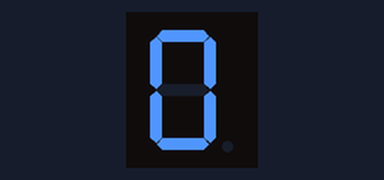
This sketch was run on a simulated Arduino Uno, built with avr-gcc and run on an emulated ATmega328P. Shown: 1-digit seven-segment display. Wiring (inferred from the names in the program): 1-digit 7-segment display, segments lit when HIGH: segments pin 2, pin 3, pin 4, pin 5, pin 6, pin 7, pin 8. The segment pins are drawn as the display they are named for.

Above: at 0.1 s.
At 2.1 s:
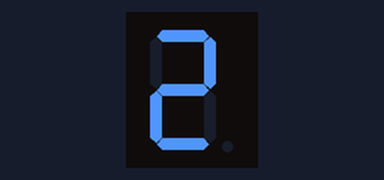
At 5.1 s:
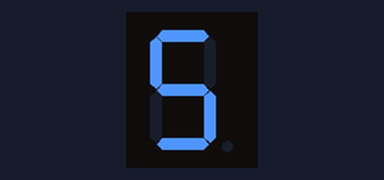
At 10.1 s:
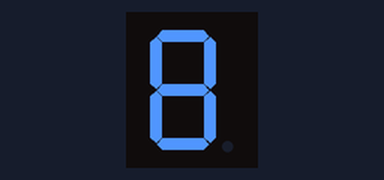
At 15.1 s:
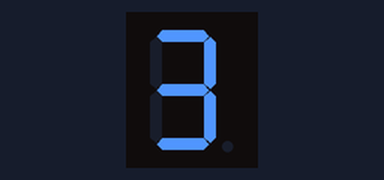
At 20.1 s:
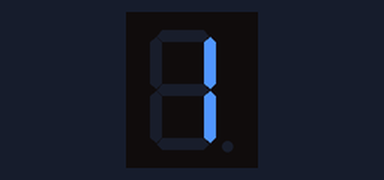

Measured:
- by itself, everything shown: repeats every 19.0 s, in 18 steps
- what the display in image 1 shows lasts 1.0 s, from 2.0 s to 3.0 s

The sketch:

sevensegment.ino
```cpp
int a=2;
int b=3;
int c=4;
int d=5;
int e=6;
int f=7;
int g=8;

void zero(){
digitalWrite(a,HIGH);
digitalWrite(b,HIGH);
digitalWrite(c,HIGH);
digitalWrite(d,HIGH);
digitalWrite(e,HIGH);
digitalWrite(f,HIGH);
digitalWrite(g,LOW);
delay(1000);
}

void one(){
digitalWrite(a,LOW);
digitalWrite(b,HIGH);
digitalWrite(c,HIGH);
digitalWrite(d,LOW);
digitalWrite(e,LOW);
digitalWrite(f,LOW);
digitalWrite(g,LOW);
delay(1000);
}

void two(){
digitalWrite(a,HIGH);
digitalWrite(b,HIGH);
digitalWrite(c,LOW);
digitalWrite(d,HIGH);
digitalWrite(e,HIGH);
digitalWrite(f,LOW);
digitalWrite(g,HIGH);
delay(1000);
}

void three(){
digitalWrite(a,HIGH);
digitalWrite(b,HIGH);
digitalWrite(c,HIGH);
digitalWrite(d,HIGH);
digitalWrite(e,LOW);
digitalWrite(f,LOW);
digitalWrite(g,HIGH);
delay(1000);

}

void four(){
digitalWrite(a,LOW);
digitalWrite(b,HIGH);
digitalWrite(c,HIGH);
digitalWrite(d,LOW);
digitalWrite(e,LOW);
digitalWrite(f,HIGH);
digitalWrite(g,HIGH);
delay(1000);
}

void five(){
digitalWrite(a,HIGH);
digitalWrite(b,LOW);
digitalWrite(c,HIGH);
digitalWrite(d,HIGH);
digitalWrite(e,LOW);
digitalWrite(f,HIGH);
digitalWrite(g,HIGH);
delay(1000);
}

void six(){
digitalWrite(a,HIGH);
digitalWrite(b,LOW);
digitalWrite(c,HIGH);
digitalWrite(d,HIGH);
digitalWrite(e,HIGH);
digitalWrite(f,HIGH);
digitalWrite(g,HIGH);
delay(1000);
}

void seven(){
digitalWrite(a,HIGH);
digitalWrite(b,HIGH);
digitalWrite(c,HIGH);
digitalWrite(d,LOW);
digitalWrite(e,LOW);
digitalWrite(f,LOW);
digitalWrite(g,LOW);
delay(1000);
}

void eight(){
digitalWrite(a,HIGH);
digitalWrite(b,HIGH);
digitalWrite(c,HIGH);
digitalWrite(d,HIGH);
digitalWrite(e,HIGH);
digitalWrite(f,HIGH);
digitalWrite(g,HIGH);
delay(1000);

}

void nine(){
digitalWrite(a,HIGH);
digitalWrite(b,HIGH);
digitalWrite(c,HIGH);
digitalWrite(d,LOW);
digitalWrite(e,LOW);
digitalWrite(f,HIGH);
digitalWrite(g,HIGH);
delay(1000);

}
void setup() {
  // put your setup code here, to run once:

  pinMode(a,OUTPUT);
  pinMode(b,OUTPUT);
  pinMode(c,OUTPUT);
  pinMode(d,OUTPUT);
  pinMode(e,OUTPUT);
  pinMode(f,OUTPUT);
  pinMode(g,OUTPUT);

}


void loop() {
  // put your main code here, to run repeatedly:

zero();
one();
two();
three();
four();
five();
six();
seven();
eight();
nine();

eight();
seven();
six();
five();
four();
three();
two();
one();
zero();
}
```
